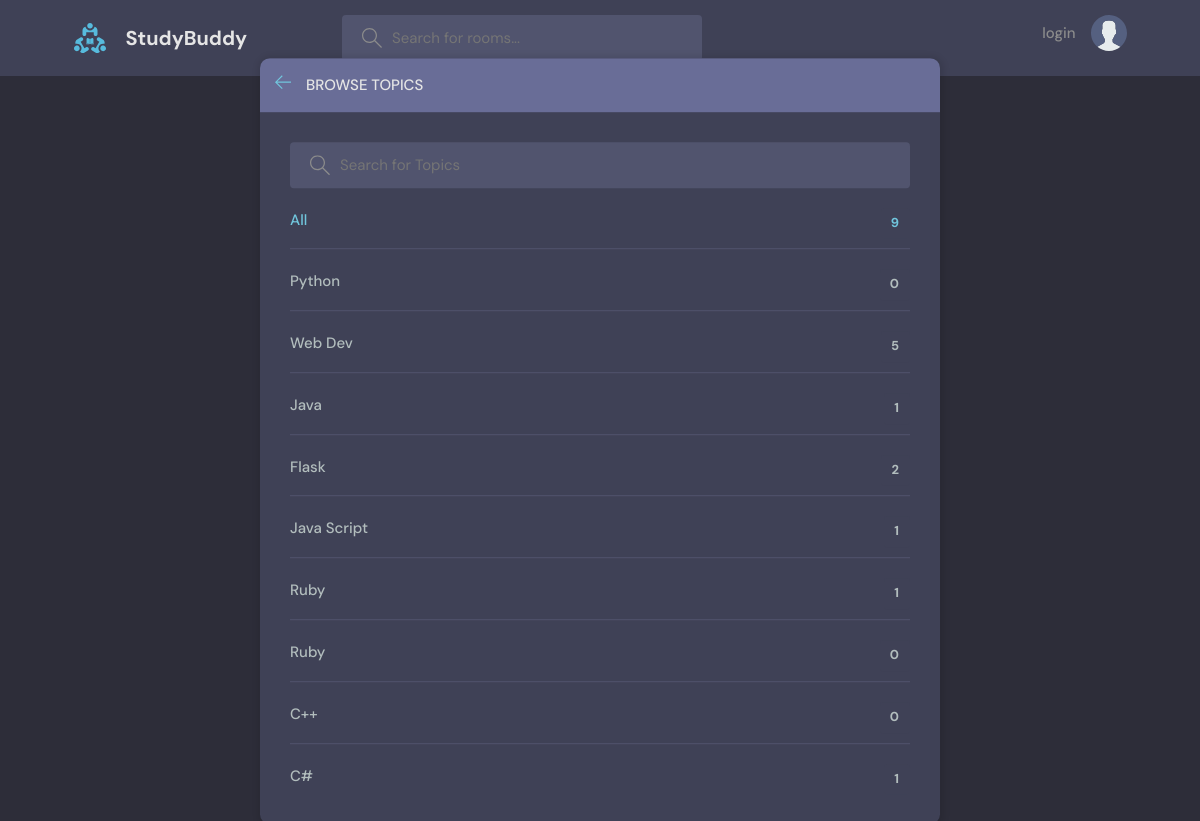
Page /topics/ on the committed database.
### base/models.py (models this page shows, shortened)
class Topic(models.Model):
    name=models.CharField(max_length=200)

### base/views.py (the view)
# urls.py: path('topics/',views.topicsPage,name="topics"),
def topicsPage(request):
    q=request.GET.get('q') if request.GET.get('q')!=None else '' #whatever we passed onto the url
    topics=Topic.objects.filter(name__icontains=q)
    return render(request,'base/topics.html',{'topics':topics})

### base/templates/base/topics.html (shortened to what this page needs)
{% extends 'main.html' %}
{% block content%}
    <main class="create-room layout">
      <div class="container">
        <div class="layout__box">
          <div class="layout__boxHeader">
            <div class="layout__boxTitle">
              <a href="{% url 'home' %}">
                <svg version="1.1" xmlns="http://www.w3.org/2000/svg" width="32" height="32" viewBox="0 0 32 32">
                  <title>arrow-left</title>
                  <path
                    d="M13.723 2.286l-13.723 13.714 13.719 13.714 1.616-1.611-10.96-10.96h27.625v-2.286h-27.625l10.965-10.965-1.616-1.607z"
                  ></path>
                </svg>
              </a>
              <h3>Browse Topics</h3>
            </div>
          </div>
          <div class="topics-page layout__body">
            <form action="" method="GET" class="header__search">
              <label>
                <input name="q" placeholder="Search for Topics" />
              </label>
            </form>
            <ul class="topics__list">
              <li>
                <a href="{% url 'topics' %}" class="active">All <span>{{topics.count}}</span></a>
              </li>
              {% for topic in topics %}
              <li>
                <a href="{% url 'home' %}?q={{topic.name}}">{{topic.name}}<span>{{topic.room_set.all.count}}</span></a>
              </li>
              {% endfor %}
            </ul>
          </div>
        </div>
      </div>
    </main>
{% endblock content%}

### static/styles/style.css (style rules this page uses)
:root { --color-main: #71c6dd; --color-main-light: #e1f6fb; --color-dark: #3f4156; --color-dark-medium: #51546e; --color-dark-light: #696d97; --color-light: #e5e5e5; --color-gray: #8b8b8b; --color-light-gray: #b2bdbd; --color-bg: #2d2d39; --color-success: #5dd693; --color-error: #fc4b0b; }
* { font-family: "DM Sans", -apple-system, BlinkMacSystemFont, "Segoe UI", Roboto, Oxygen, Ubuntu, Cantarell, "Open Sans", "Helvetica Neue", sans-serif; margin: 0; padding: 0; box-sizing: border-box; text-rendering: optimizeLegibility; font-size: inherit; }
html { font-size: 56.25%; }
@media only screen and (min-width: 1200px) { html { font-size: 62.5%; } }
body { line-height: 1.6; font-weight: 400; font-size: 1.5rem; color: var(--color-light-gray); background-color: var(--color-bg); min-height: 100vh; }
a { display: inline-block; color: var(--color-main); text-decoration: none; }
.container { max-width: 120rem; width: 90%; margin: auto; }
.header__search > label { background-color: var(--color-dark-medium); padding: 1.3rem 1rem; display: flex; align-items: center; gap: 1rem; border-radius: 4px; }
.header__search svg { fill: var(--color-gray); width: 2rem; height: 2rem; margin-left: 1rem; }
.header__search input { width: 30rem; background: transparent; border: none; outline: none; color: var(--color-light); }
.layout { margin-top: 2.4rem; }
.layout > .container { display: flex; justify-content: space-between; align-items: flex-start; }
.layout__box { width: 90%; max-width: 48rem; min-height: 40rem; position: absolute; top: 50%; left: 50%; transform: translate(-50%, -46%); background-color: var(--color-dark); border-radius: 1rem; box-shadow: 1px 1px 6px 3px rgba(0, 0, 0, 0.1); overflow: hidden; }
.layout__boxHeader { display: flex; padding: 1.5rem; background-color: var(--color-dark-light); }
.layout__boxTitle { display: flex; gap: 1.5rem; align-items: center; }
.layout__boxTitle h3 { text-transform: uppercase; font-weight: 500; color: var(--color-light); }
.layout__boxTitle svg { width: 1.6rem; height: 1.6rem; fill: var(--color-main); }
.layout__body { margin: 3rem; }
.topics__list { list-style: none; }
.topics__list li a { display: flex; justify-content: space-between; margin-bottom: 3rem; font-weight: 500; color: var(--color-light-gray); transition: all 0.3s ease-in-out; }
.topics__list li a.active, .topics__list li a:hover { color: var(--color-main); }
.topics__list li a span { padding: 0.5rem 1rem; background-color: var(--color-dark); border-radius: 3px; font-size: 1.3rem; font-weight: 700; letter-spacing: 1px; }
.topics-page .topics__list li:not(:last-child) a { margin: 2rem 0; padding-bottom: 1rem; text-decoration: none; border-bottom: 1px solid var(--color-dark-medium); }
.topics-page .header__search { display: block; }
.create-room.layout .layout__box { max-width: 68rem; }

### rows in the picture
Topic: name "Python", room_set.all.count "0"
Topic: name "Web Dev", room_set.all.count "5"
Topic: name "Java", room_set.all.count "1"
Topic: name "Flask", room_set.all.count "2"
Topic: name "Java Script", room_set.all.count "1"
Topic: name "Ruby", room_set.all.count "1"
Topic: name "Ruby", room_set.all.count "0"
Topic: name "C++", room_set.all.count "0"
Topic: name "C#", room_set.all.count "1"

### other values in the picture
{{ topics.count }} "9"
